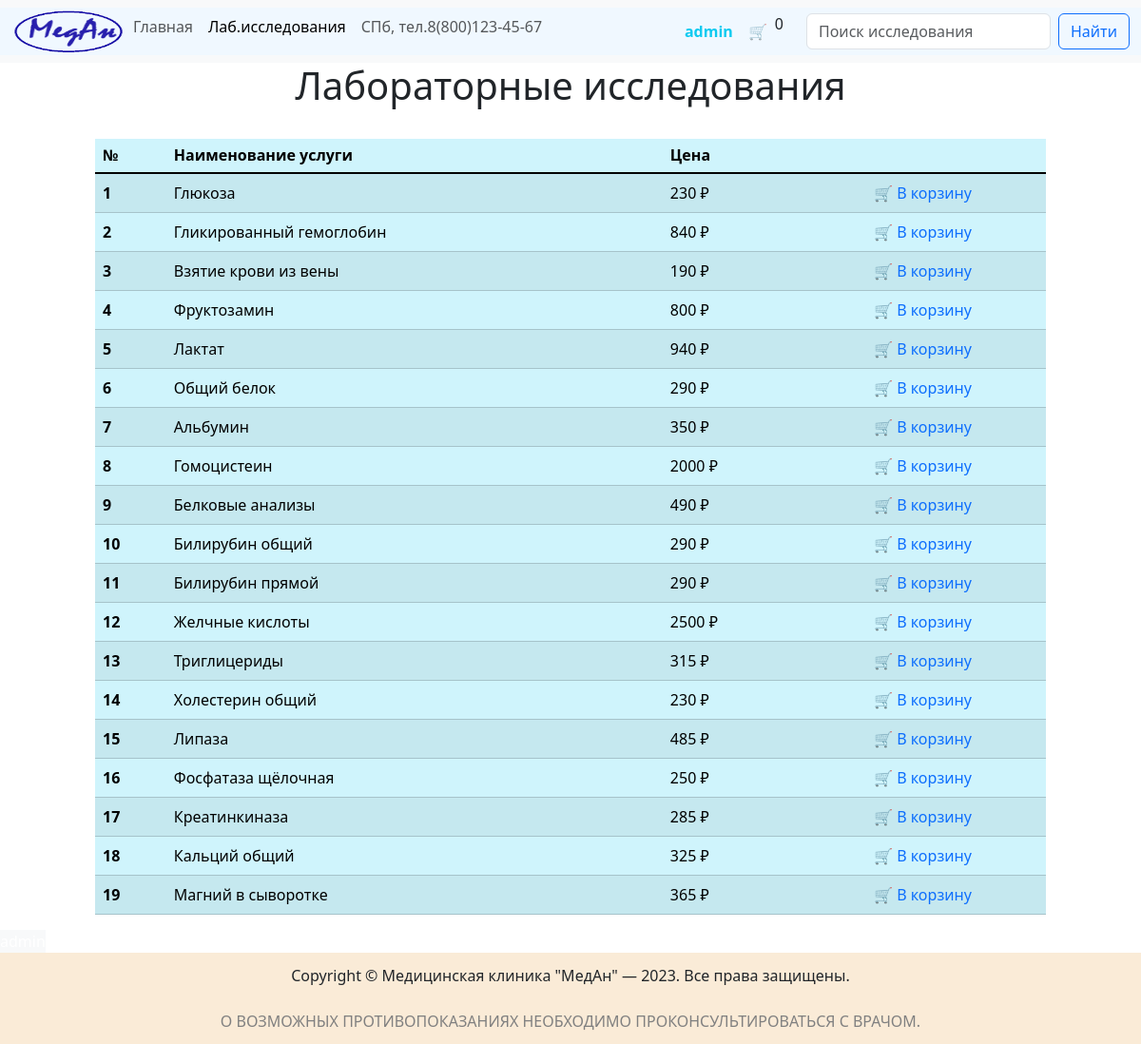
The page /analyzes (signed in) on the database its author committed.
### data/users.py (models this page shows, shortened)
class User(SqlAlchemyBase, UserMixin):
    __tablename__ = 'users'
    id = sqlalchemy.Column(sqlalchemy.Integer,
                           primary_key=True,
                           autoincrement=True)
    name = sqlalchemy.Column(sqlalchemy.String,
                             nullable=True)
    lastname = sqlalchemy.Column(sqlalchemy.String,
                                 nullable=True)
    birthday = sqlalchemy.Column(sqlalchemy.String,
                                 nullable=True)
    gender = sqlalchemy.Column(sqlalchemy.String,
                               nullable=True)
    level = sqlalchemy.Column(sqlalchemy.Integer,
                              default=1)
    email = sqlalchemy.Column(sqlalchemy.String,
                              index=True,
                              unique=True,
                              nullable=True)
    hashed_password = sqlalchemy.Column(sqlalchemy.String,
                                        nullable=True)
    created_date = sqlalchemy.Column(sqlalchemy.DateTime,
                                     default=datetime.datetime.now)
    order = orm.relationship("Order", back_populates="user")

### data/analyzes.py (models this page shows, shortened)
class Analysis(SqlAlchemyBase):
    __tablename__ = 'analyzes'
    id = sqlalchemy.Column(sqlalchemy.Integer,
                           primary_key=True,
                           autoincrement=True)
    name = sqlalchemy.Column(sqlalchemy.String)
    price = sqlalchemy.Column(sqlalchemy.Integer)
    created_date = sqlalchemy.Column(sqlalchemy.DateTime,
                                     default=datetime.now)
    order = orm.relationship("Order", back_populates="analiz")

### server.py (the view)
@app.route('/analyzes')
def get_analysis():
    db_sess = db_session.create_session()
    tests = db_sess.query(Analysis).all()
    return render_template('analyzes.html', title='Анализы', tests=tests, count=count)

### data/db_session.py (called while the page is built)
def create_session() -> Session:
    global created
    return created()  # возвращаем как конструктор будущего объекта

### server.py (called while the page is built)
@login_manager.user_loader
def load_user(user_id):
    db_sess = db_session.create_session()
    return db_sess.get(User, user_id)

### templates/analyzes.html (shortened to what this page needs)
{% extends "base.html" %}
{% block main_content %}
<div class="text-center h1">Лабораторные исследования</div><br>
    <div class="d-grid gap-2 col-10 mx-auto">
        <table class="table table-info table-striped table-hover">
            <thead>
                <tr class="h6">
                    <th scope="col">№</th>
                    <th scope="col">Наименование услуги</th>
                    <th scope="col">Цена</th>
                    <th scope="col"></th>
                </tr>
            </thead>
            <tbody class="table-group-divider">
            {% for item in tests %}
                <tr>
                    <th scope="row">
                        {{ loop.index }}
                    </th>
                    <td>
                        {{ item.name }}
                    </td>
                    <td>
                        {{ item.price }} &#8381;
                    </td>
                    <td class="align-middle text-center">
                        <a href="/add_to_cart/{{ item['id'] }}" title="Добавить в корзину">&#128722; В корзину</a>
                    </td>
                </tr>
            {% endfor %}
            </tbody>
        </table>
    </div>
{% endblock %}

### templates/base.html (shortened to what this page needs)
<!DOCTYPE html>
<html lang="en">
<head>
    <link href="https://cdn.jsdelivr.net/npm/bootstrap@5.3.1/dist/css/bootstrap.min.css" rel="stylesheet"
>
    <link rel="stylesheet" type="text/css" href="{{  url_for('static', filename='css/style.css') }}">
</head>
<body>
    <header>
        <nav class="navbar navbar-expand-lg bg-body-tertiary ">
            <div class="container-fluid">
                <div class="collapse navbar-collapse" id="navbarNavDropdown">
                    <ul class="navbar-nav me-auto mb-2 mb-lg-0">
                        <li class="nav-item">
                            <img src="{{ url_for('static', filename='images/logo_big.png') }}" alt="лого" width="120"
                             height="50">
                        </li>
                        <li class="nav-item">
                            <a class="nav-link {% if request.url_rule.endpoint == 'index' %} active {% endif %}"
                           aria-current="page" href="/">Главная</a>
                        </li>
                        <li class="nav-item">
                            <a class="nav-link {% if request.url_rule.endpoint == 'get_analysis' %} active {% endif %}"
                               aria-current="page" href="/analyzes">Лаб.исследования</a>
                        </li>
                        <li class="nav-item">
                            <div class="nav-link" aria-current="page">СПб, тел.8(800)123-45-67</div>
                        </li>
                    </ul>
                    <ul class="navbar-nav me-4 mb-2 mb-lg-0">
                    {% if current_user.is_authenticated %}
                        <li class="nav-item dropdown">
                            <a class="nav-link text-info fw-bold" href="#" id="navbarDropdown" role="button"
                            data-bs-toggle="dropdown" aria-expanded="false">
                            {{ current_user.name }}
                            </a>
                    </li>
                    {% endif %}
                    <li class="nav-item">
                        <a class="nav-link" aria-current="page" href="/cart" title="Корзина">&#128722</a>
                    </li>
                    <li class="nav-item">{{ count }}</li>
                </ul>
                <form class="d-flex" action="/" role="search">
                    <input class="form-control me-2" name="substring" type="search" placeholder="Поиск исследования"
                           aria-label="Search">
                    <button class="btn btn-outline-primary" type="submit">Найти</button>
                </form>
            </div>
        </div>
        </nav>
    </header>
{% block main_content %}{% endblock %}
<div class="d-flex">
    <a class="text-white bg-light" href="/api/admin" title="Панель администратора">admin</a>
</div>
<footer>
    <div class="copyright">
            <span style="vertical-align:top; text-align: center;">
                Copyright © Медицинская клиника "МедАн" &#151; 2023. Все права защищены.<br/>
            </span><br>
        <span style="vertical-align:top; text-align: center; color: gray; text-transform: uppercase;">
                О возможных противопоказаниях необходимо проконсультироваться с врачом.<br/>
            </span>
    </div>
</footer>
</body>
</html>

### static/css/style.css (style rules this page uses)
a { text-decoration: none; }
.container-fluid { background-color: #F0F8FF; }
.copyright { text-align: center; background-color: antiquewhite; padding-top: 1%; padding-bottom: 1%; }

### rows shown on the page
User: name "admin"
Analysis: name "Глюкоза", price "230"
Analysis: name "Гликированный гемоглобин", price "840"
Analysis: name "Взятие крови из вены", price "190"
Analysis: name "Фруктозамин", price "800"
Analysis: name "Лактат", price "940"
Analysis: name "Общий белок", price "290"
Analysis: name "Альбумин", price "350"
Analysis: name "Гомоцистеин", price "2000"
Analysis: name "Белковые анализы", price "490"
Analysis: name "Билирубин общий", price "290"
Analysis: name "Билирубин прямой", price "290"
Analysis: name "Желчные кислоты", price "2500"
Analysis: name "Триглицериды", price "315"
Analysis: name "Холестерин общий", price "230"
Analysis: name "Липаза", price "485"
Analysis: name "Фосфатаза щёлочная", price "250"
Analysis: name "Креатинкиназа", price "285"
Analysis: name "Кальций общий", price "325"
Analysis: name "Магний в сыворотке", price "365"

### other values the page prints
{{ count }} "0"
